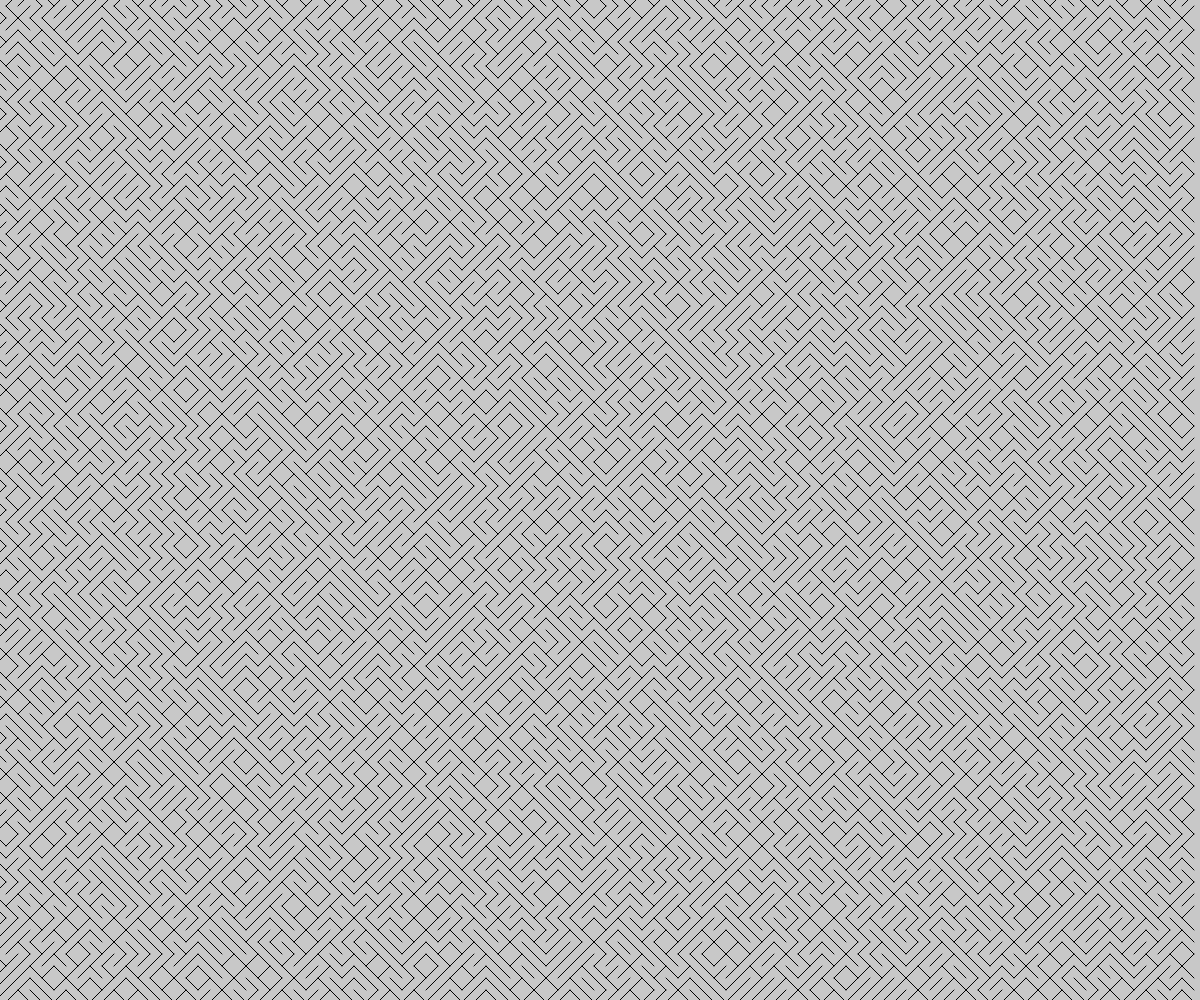
Frame 1 (no input)
Frame 60 (no input): identical to frame 1, image omitted
Frame 120 (the mouse pressed at the canvas centre since frame 60): identical to frame 1, image omitted

The p5.js sketch that drew this single still picture (run headless with seeded random() and noise() and a simulated clock; from frame 60 on, the mouse is pressed at the canvas centre):

// p5.js sketch
// ── sketch.js
// Generative Art Demo
// Using Object Notation and Arrays

let someLine;
let lineArray = [];

function setup() {
  createCanvas(windowWidth, windowHeight);
  lineIterator(100);
  lineArray.push(someLine);
}

function draw() {
  background(200);
  
  for(let aLine of lineArray){
    line(aLine.x1, aLine.y1, aLine.x2, aLine.y2);
  }
}

function spawnLine (x,y, theSize){
  let theLine;
  let choice = random(100);
  if (choice < 50){
    theLine = {
      x1: x-theSize/2,
      y1: y-theSize/2,
      x2: x+theSize/2,
      y2: y+theSize/2,
    };
  }
  else{
    theLine = {
      x1: x-theSize/2,
      y1: y+theSize/2,
      x2: x+theSize/2,
      y2: y-theSize/2,
    };
  }
  return theLine;
}

function lineIterator(boxes){
  for (let x = 0; x<width; x+= width/boxes){
    for (let y=0; y<height; y+= width/boxes){
      let theSize = width/boxes;
      someLine = spawnLine(x, y, theSize);
      lineArray.push(someLine);
    }
  }
}
